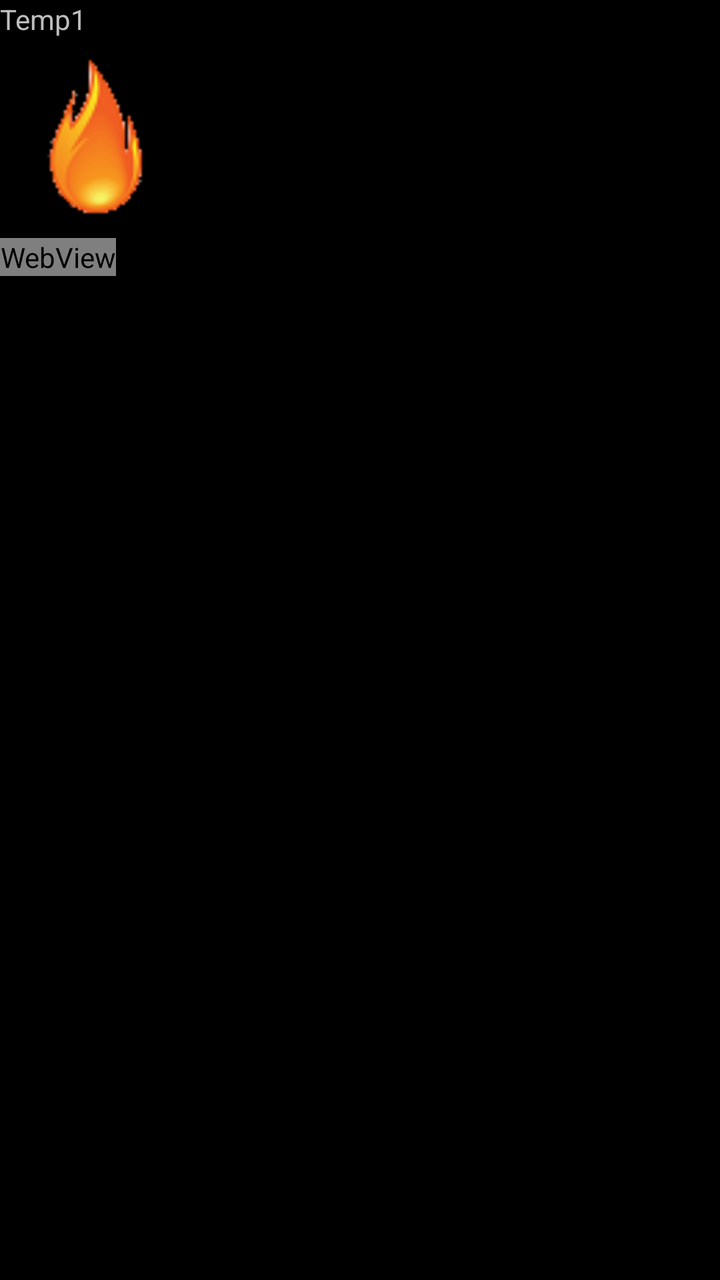
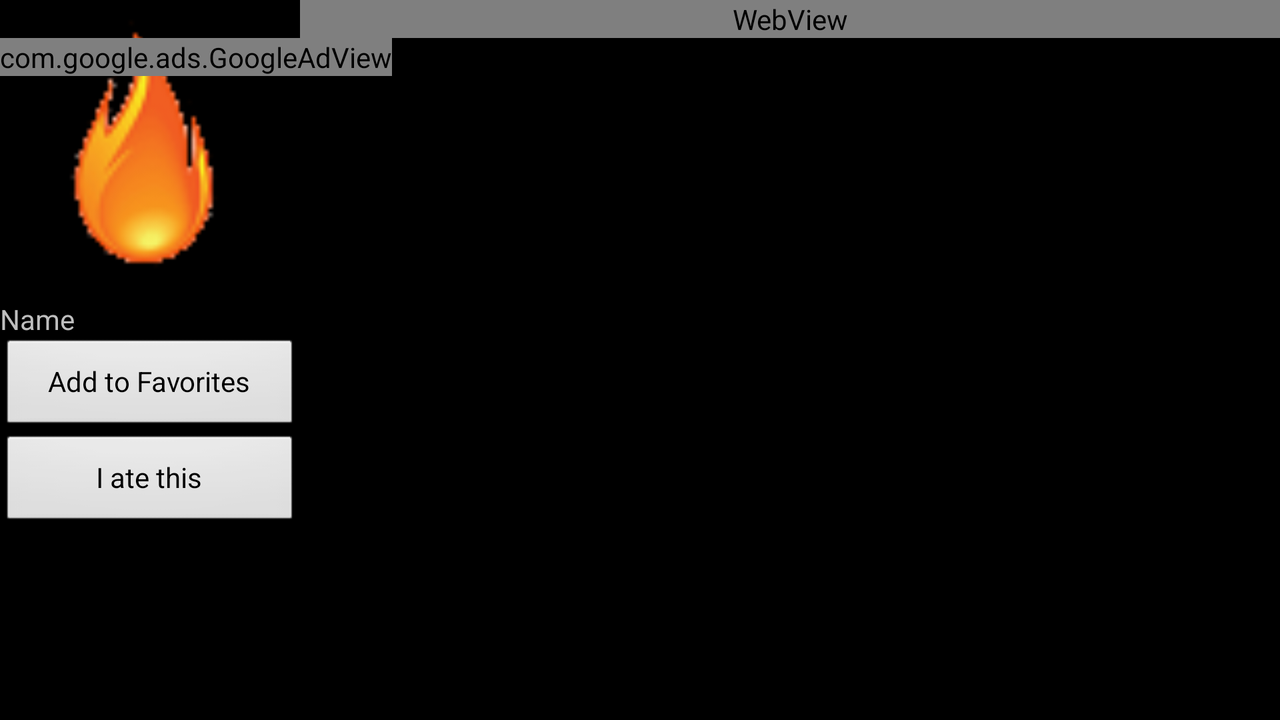

One screen, two layout resources from the same app: the default and the repository's alternative for another configuration. Each is rendered where Android would select it; the XML of both is given below.
<!-- AndroidManifest.xml: application theme DailyBurnTheme -->
<!-- res/layout/fooddetail.xml -->
<?xml version="1.0" encoding="utf-8"?>
<LinearLayout
  xmlns:android="http://schemas.android.com/apk/res/android"
  android:id="@+id/food_detail_layout"
  android:orientation="vertical"
  android:layout_width="fill_parent"
  android:layout_height="fill_parent">
  	<TextView
		android:id="@+id/food_name"
		android:layout_width="fill_parent"
		android:layout_height="wrap_content"
		android:text="Temp1">
	</TextView>	
	<ImageView
		android:id="@+id/food_icon"
		android:layout_width="100dp"
		android:layout_height="100dp"
		android:scaleType="fitXY"
		android:src="@drawable/icon">
	</ImageView>
	<WebView
		android:id="@+id/nutrition"
		android:layout_width="wrap_content"
		android:layout_height="wrap_content">
	</WebView>
</LinearLayout>
<!-- resources referenced by this layout -->
<resources>
  <!-- drawable icon: png bitmap (drawable-hdpi, 3005 bytes) -->
  <style name="DailyBurnTheme" parent="android:style/Theme">
          <item name="android:windowNoTitle">true</item>
          <item name="android:windowContentOverlay">@null</item>
      </style>
</resources>
<!-- res/layout-land/fooddetail.xml (the repository's variant of the layout above) -->
<!-- drawn on the phone turned sideways -->
<?xml version="1.0" encoding="utf-8"?>
<RelativeLayout
  xmlns:android="http://schemas.android.com/apk/res/android"
  android:id="@+id/food_detail"
  android:layout_width="fill_parent"
  android:layout_height="fill_parent">
	<ImageView
		android:id="@+id/food_icon"
		android:layout_width="150dp"
		android:layout_height="150dp"
		android:scaleType="fitXY"
		android:src="@drawable/icon">
	</ImageView>
	<TextView
		android:id="@+id/food_name" 
		android:text="Name" 
		android:layout_width="wrap_content" 
		android:layout_height="wrap_content" 
		android:layout_alignLeft="@id/food_icon"
		android:layout_alignRight="@id/food_icon"
		android:layout_below="@id/food_icon"/>






		<Button
			android:id="@+id/food_detail_add_favorites"
			android:layout_width="wrap_content"
			android:layout_height="wrap_content"
			android:layout_below="@id/food_name"
			android:layout_alignLeft="@id/food_icon"
			android:layout_alignRight="@id/food_icon"
			android:text="@string/add_to_favorites"
			android:onClick="onAddFavorite"/>
		<Button
			android:id="@+id/food_detail_ate_this"
			android:layout_width="wrap_content"
			android:layout_height="wrap_content"
			android:layout_alignLeft="@id/food_icon"
			android:layout_alignRight="@id/food_icon"
			android:layout_below="@id/food_detail_add_favorites"
			android:text="@string/ate_this"
			android:onClick="onAddLogEntry"/>

	<WebView
		android:id="@+id/nutrition"
		android:layout_width="fill_parent"
		android:layout_height="wrap_content"
		android:layout_alignParentTop="true"
		android:layout_alignParentRight="true"
		android:layout_toRightOf="@id/food_icon"/>
	<com.google.ads.GoogleAdView
	    android:id="@+id/adview"
    	android:layout_width="wrap_content"
    	android:layout_height="wrap_content" 
    	android:layout_below="@id/nutrition"/>
</RelativeLayout>
<!-- resources referenced by the variant -->
<!-- as the phone turned sideways resolves them -->
<resources>
  <!-- drawable icon: png bitmap (drawable-hdpi, 3005 bytes) -->
  <string name="add_to_favorites">Add to Favorites</string>
  <string name="ate_this">I ate this</string>
  <style name="DailyBurnTheme" parent="android:style/Theme">
          <item name="android:windowNoTitle">true</item>
          <item name="android:windowContentOverlay">@null</item>
      </style>
</resources>
